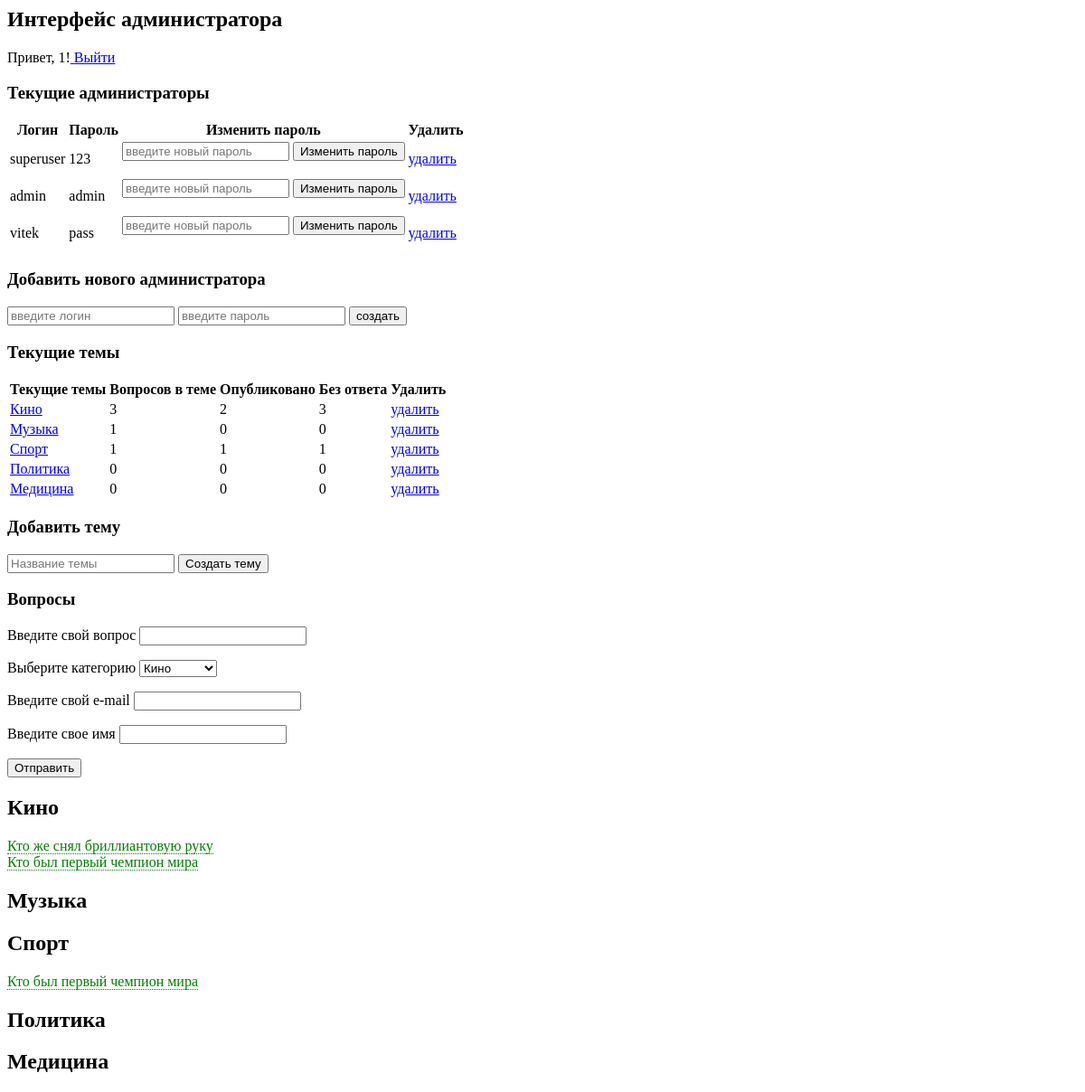
Screenshot of / (signed in) with the database file from the repository.
### tables this page shows
CREATE TABLE `user` (
  `id` int(11) NOT NULL,
  `login` varchar(50) NOT NULL,
  `password` varchar(255) NOT NULL
);

CREATE TABLE `category` (
  `id` int(11) NOT NULL,
  `category` varchar(50) NOT NULL
);

CREATE TABLE `main` (
  `id` int(11) NOT NULL,
  `user_id` int(11) DEFAULT NULL,
  `question` varchar(500) NOT NULL,
  `answer` varchar(500) DEFAULT NULL,
  `category_id` int(11) NOT NULL,
  `author` varchar(50) NOT NULL,
  `email` varchar(50) NOT NULL,
  `is_hidden` tinyint(1) NOT NULL DEFAULT '0',
  `date_added` timestamp NOT NULL DEFAULT CURRENT_TIMESTAMP
);

### index.php (called while the page is built, shortened)
<?php
class Di
{
    public function config()
    {
        $config = include 'config.php';
        return $config;
    }
    public function db()
    {
        $config = $this->config();
        try {
            $db = new PDO(
                'mysql:host=' . $config['host'] . ';dbname=' . $config['dbname'] . ';charset=utf8',
                $config['user'],
                $config['pass']
            );
        } catch (PDOException $e) {
            die('Database error: ' . $e->getMessage() . '<br/>');
        }
        return $db;
    }
}
include 'controller/Controller.php';

### model/Table.php (called while the page is built, shortened)
<?php
class Table
{
    public static function listAdmin()
    {
        $stmt = Di::get()->db()->prepare('SELECT id,login,password FROM user');
        $stmt->execute();
        return $stmt->fetchAll(PDO::FETCH_ASSOC);
    }
    public static function getCategory()
    {
        $stmt = Di::get()->db()->prepare("SELECT id,category FROM category");
        $stmt->execute();
        return $stmt->fetchAll(PDO::FETCH_ASSOC);
    }
    public static function getTable()
    {
        $stmt = Di::get()->db()->prepare("SELECT * FROM main");
        $stmt->execute();
        return $stmt->fetchAll(PDO::FETCH_ASSOC);
    }
}

### views/question.php (the view, shortened to what this page needs)
<html>
<head>
    <link href="css/style.css" rel="stylesheet">
</head>
<body>
<h3>Вопросы</h3>
<form action="" method="POST">
    <p><label for="user_question">Введите свой вопрос </label><input type="text" name="user_question"
                                                                     id="user_question" required></p>
    <label for="user_category">Выберите категорию </label>
    <select name="user_category" id="user_category">
        <?php foreach ($category as $row) : ?>
            <option value="<?= $row['id'] ?>"><?= $row['category'] ?></option>
        <?php endforeach; ?>
    </select>
    <p><label for="user_mail">Введите свой e-mail </label><input type="email" name="user_mail" id="user_mail"
                                                                 required></p>
    <p><label for="user_name">Введите свое имя </label><input type="text" name="user_name" id="user_name" required>
    </p>
    <p><input type="submit" value="Отправить"></p>
</form>
<?php foreach ($category as $row) { ?>
    <h2><?= $row['category'] ?></h2>
    <?php foreach ($table as $value) { ?>
        <?php if (($row['id'] == $value['category_id']) && ($value['is_hidden'] == 1)) : ?>
            <label for="<?= $value['id'] ?>"><?= $value['question'] ?></label>
            <br>
        <?php endif ?>
    <?php } ?>
<?php } ?>
</html>
</body>

### views/admins.php (shortened to what this page needs)
<html>
<body>
<h3>Текущие администраторы</h3>
<table>
    <thead>
    <th>Логин</th>
    <th>Пароль</th>
    <th>Изменить пароль</th>
    <th>Удалить</th>
    </thead>
    <?php foreach ($users as $users_value) : ?>
        <tr>
            <td><?= $users_value['login'] ?></td>
            <td><?= $users_value['password'] ?></td>
            <td>
                <form action="" method="POST">
                    <input name="user_change_password" type="text" placeholder="введите новый пароль">
                    <input type="submit" value="Изменить пароль">
                </form>
            </td>
            <td><a href="index.php?del=true&id=<?= $users_value['id'] ?>">удалить</a></td>
        </tr>
    <?php endforeach; ?>
</table>
</body>
</html>

### views/describe_questions.php
<html>
<body>
<h3>Текущие темы</h3>
<table>
    <thead>
    <th>Текущие темы</th>
    <th>Вопросов в теме</th>
    <th>Опубликовано</th>
    <th>Без ответа</th>
    <th>Удалить</th>
    </thead>
    <?php foreach ($category as $row) { ?>
        <tr>
            <td><a href="index.php?show=true&category_id=<?= $row['id'] ?>"><?= $row['category'] ?></a></td>
            <td>
                <?php $i = 0;
                foreach ($describeCategory as $describeCategory_value) {
                    if ($describeCategory_value['category'] == $row['category']) {
                        $i++;
                    }
                }
                echo $i; ?>
            </td>
            <td>
                <?php $i = 0;
                foreach ($describeCategory as $describeCategory_value) {
                    if ($describeCategory_value['category'] == $row['category']) {
                        if ($describeCategory_value['is_hidden'] == 1) {
                            $i++;
                        }
                    }
                }
                echo $i; ?>
            </td>
            <td>
                <?php $i = 0;
                foreach ($describeCategory as $describeCategory_value) {
                    if ($describeCategory_value['category'] == $row['category']) {
                        if (empty($describeCategory_value['answer'])) {
                            $i++;
                        }
                    }
                }
                echo $i; ?>
            </td>
            <td><a href="index.php?del=true&category_id=<?= $row['id'] ?>">удалить</a></td>
        </tr>
    <?php } ?>
</table>
</body>
</html>

### css/style.css (style rules this page uses)
.hide + label, .hide:checked + label { padding: 0; color: green; cursor: pointer; border-bottom: 1px dotted green; }

### rows the page displays
user: login "superuser", password "123"
user: login "admin", password "admin"
user: login "vitek", password "pass"
category: category "Кино", i "3", i "2"
category: category "Музыка", i "1", i "0"
category: category "Спорт", i "1"
category: category "Политика", i "0"
category: category "Медицина", i "0"
main: question "Кто же снял бриллиантовую руку"
main: question "Кто был первый чемпион мира"
main: question "Кто был первый чемпион мира"

### other values shown
$_SESSION['user_id'] "1"
form field user_category "Кино"
